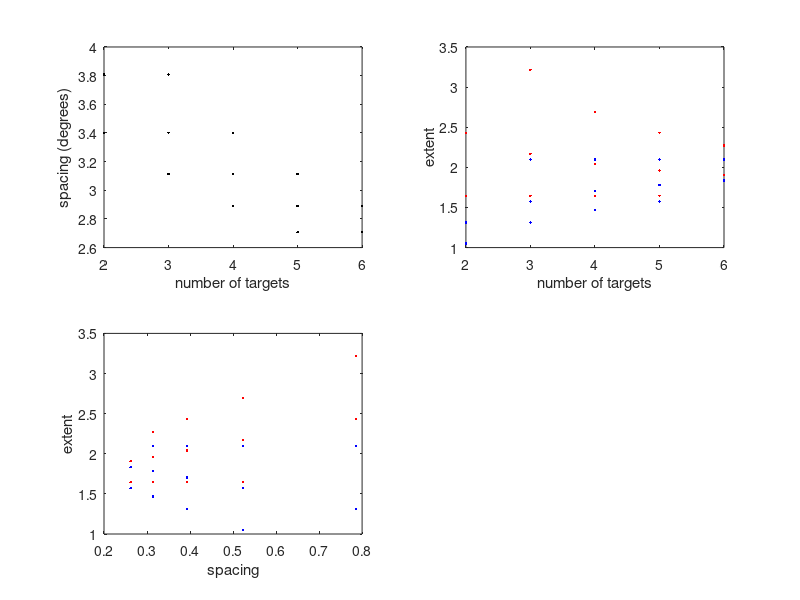

This figure's MATLAB source:
function [configurations, counts] = occlusiongen()

    % I need to come up with a set of configurations for a visual stimulus
    % such that there are at least two "target numbers" tested for every
    % "target spacing", and there are at least two "target spacings" tested
    % for every "target count." Additionally I want the list to meet some
    % additional constraints. The actual details are unimportant for this
    % blog.

    % I need to be com up with a list of target spacings and corresponding target
    % counts such that:
    % there are at least two densities
    % the targets on the end do not move further from the terminal flankers
    % than their actual spacings
    % the extent of the stimulus is in some range

    %        ( 'spacing', 2*pi ./([8 9 11 12 14 16 18 20 22 24]) ...

    
    min_extent_allowed = pi/2;
    max_extent_allowed = 3*pi/4;
    min_distance = 0.075 * 2;
    configurations = expandGrid...
        ( 'spacing', 2*pi ./([8 12 16 20 24]) ...
        , 'nTargets', 2:6 ...
        , 'stepsize', 0.075 ...
        , 'nsteps', 4 ...
        );

    %work it out and determine a minimum and maximum 
    configurations.min_distance = 2 * configurations.stepsize;
    configurations.max_distance = configurations.spacing;
    configurations.traversed = (configurations.nsteps - 1).*configurations.stepsize;
    configurations.min_extent = configurations.spacing .* (configurations.nTargets - 1) + configurations.traversed + 2*configurations.min_distance;
    configurations.max_extent = configurations.spacing .* (configurations.nTargets - 1) + 2*configurations.max_distance - configurations.traversed + 2*configurations.min_distance;
    configurations.compatible = (configurations.min_extent <= max_extent_allowed) & (configurations.max_extent >= min_extent_allowed);
    
    %now, how many element counts are compatible with each spacing?
    spacingCases = struct...
        ( 'spacing', unique(configurations.spacing)...
        , 'nCases', arrayfun(@(s) sum(configurations.compatible(configurations.spacing==s)), unique(configurations.spacing))...
        , 'nTargets', nan(size(unique(configurations.spacing)))...
        );
    
    %now, how many spacings are available with each element count?
    countCases = struct...
        ( 'spacing', nan(size(unique(configurations.nTargets))) ...
        , 'nCases', arrayfun(@(n)sum(configurations.compatible(configurations.nTargets==n)), unique(configurations.nTargets)) ...
        , 'nTargets', unique(configurations.nTargets) ...
        );
    
    %concatenate the two structures.
    counts = soaCat(1, spacingCases, countCases);
    
    %filter out only those configurations that are compatible
    configurations = soaSubset(configurations, configurations.compatible);
    
    subplot(2,2,1);
    plot(configurations.nTargets, log(180/pi * configurations.spacing), 'k.');
    xlabel('number of targets');
    ylabel('spacing (degrees)');
    
    %Now I'd like to know how many configurations are compatible with each
    %span of the flankers.
    configurations.extents = cell(size(configurations.compatible));
    %for i = 1:numel(configurations.compatible)
    %    configurations.extents{i} = extents(extents >= configurations.min_extent(i) & extents <= configurations.max_extent(i));
    %end
    %configurations.nExtents = cellfun('prodofsize', configurations.extents);
    subplot(2,2,2);
    plot(configurations.nTargets, configurations.min_extent, 'b.', ...
         configurations.nTargets,configurations.max_extent, 'r.');
    xlabel('number of targets');
    ylabel('extent');
    
    subplot(2,2,3);
    plot(configurations.spacing, configurations.min_extent, 'b.', ...
        configurations.spacing,configurations.max_extent, 'r.')
    xlabel('spacing');
    ylabel('extent');
end

function out = soaCat(along, varargin)
    out = mstructfun(@(varargin)cat(along, varargin{:}), varargin{:});
end

function out = soaSubset(soa, set)
    out = structfun(@(x)x(set), soa, 'UniformOutput', 0);
end

function varargout = mstructfun(f, varargin)
    %How silly of me to think that STRUCTFUN could be used like the above,
    %but "STRUCTFUN only iterates over the fields of one structure." How
    %useless is that?
    fnames = fieldnames(varargin{1});
    [varargout{1:nargout}] = cellfun(@inner, fnames, 'UniformOutput', 0);
    function varargout = inner(fname)
        args = cellfun(@(x)x.(fname), varargin, 'UniformOutput', 0);
        [varargout{1:nargout}] = f(args{:});
    end

    varargout = cellfun(@structify, varargout, 'UniformOutput', 0);
    function out = structify(s)
        stargs = cat(1, fnames(:)', arrayfun(@(x)x,s(:)','UniformOutput', 0));
            out = struct(stargs{:});
    end
end 

function varargout = doCall(fn, c)
    [varargout{1:nargout}] = fn(c{:});
end

function grid = expandGrid(varargin)
    names = varargin(1:2:end);
    args = varargin(2:2:end);
    sizes = cellfun('prodofsize', args);
    indices = fullfact(sizes);
    grid = cellfun...
        ( @(arg, ix)reshape(arg(ix), size(ix)) ...
        , args, num2cell(indices, 1)...
        , 'UniformOutput', 0);
    grid = cell2struct(grid, names, 2);
end

%Our Experiment is as follows.
%Simului are only tested at one eccentricity.
%Stimuli are flanked at either end. 
%The angle spanning the two flankers is between 90 and 135 degrees,
%on either the left or right (or top or bottom?) side of the display.
%In separate blocks, we test on left and right sides of the display.
%The list of available stimuli is such that more than one target spacing is
%tested for each target count, and more than one target count is tested for
%each target.
